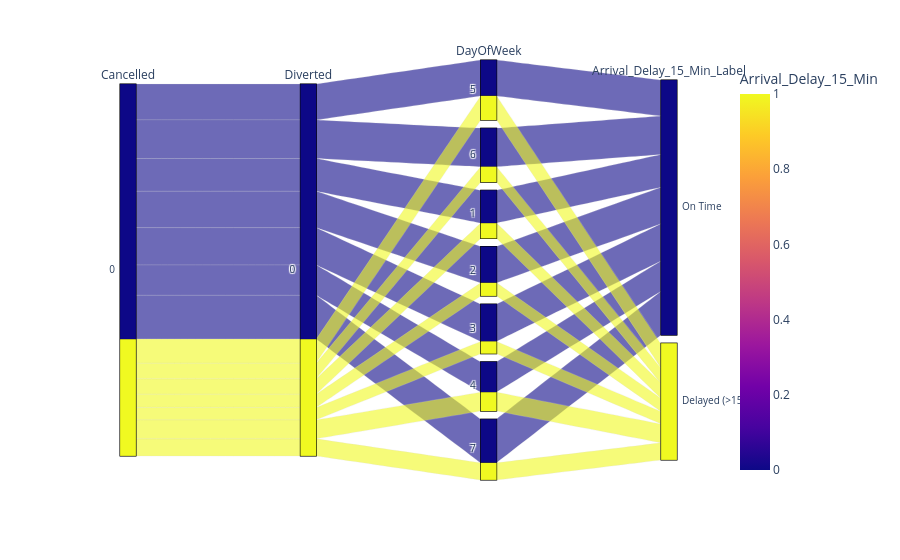

Here is the notebook cell this chart was saved with:
### Markdown cell above
**The Most Common Outcome:** The dark blue column on the right shows that the vast majority of flights run completely On Time across every single day of the week.

**The Worst Day for Delays:** Look at Day 5 (Friday). It has the highest delay percentage (6.5%), making it the trickiest day of the week to travel.

**The Smoothest Travel Days:** Days 2 and 3 (Tuesday and Wednesday) have the lowest delay numbers (3.5% and 3.3%), meaning mid-week is your safest bet to avoid waiting.

**The Busiest On-Time Day:** Day 7 (Sunday) holds the single highest score on the entire chart (11.8% running on time), showing a massive volume of successful weekend flights.

### Code cell
import plotly.express as px
fig = px.parallel_categories(
    df,

    dimensions=[
        'Cancelled',
        'Diverted',
        'DayOfWeek',
        'Arrival_Delay_15_Min_Label'
    ],

    color='Arrival_Delay_15_Min'
)

fig.show()

### Figure 1 — Plotly figure (JSON) as saved in the notebook; plotly's stock layout.template omitted (floating-point values rounded to 4 significant figures; data arrays with more than 128 entries replaced by an {"elided": "..."} marker saying what was removed)
{"data": [{"dimensions": [{"label": "Cancelled", "values": {"elided": "4821 int values"}}, {"label": "Diverted", "values": {"elided": "4821 int values"}}, {"label": "DayOfWeek", "values": {"elided": "4821 int values"}}, {"label": "Arrival_Delay_15_Min_Label", "values": {"elided": "4821 str values"}}], "domain": {"x": [0, 1], "y": [0, 1]}, "line": {"color": {"elided": "4821 int values"}, "coloraxis": "coloraxis"}, "name": "", "type": "parcats"}], "layout": {"autosize": true, "coloraxis": {"colorbar": {"title": {"text": "Arrival_Delay_15_Min"}}, "colorscale": [[0, "#0d0887"], [0.1111, "#46039f"], [0.2222, "#7201a8"], [0.3333, "#9c179e"], [0.4444, "#bd3786"], [0.5556, "#d8576b"], [0.6667, "#ed7953"], [0.7778, "#fb9f3a"], [0.8889, "#fdca26"], [1, "#f0f921"]]}, "legend": {"tracegroupgap": 0}, "margin": {"t": 60}}}
